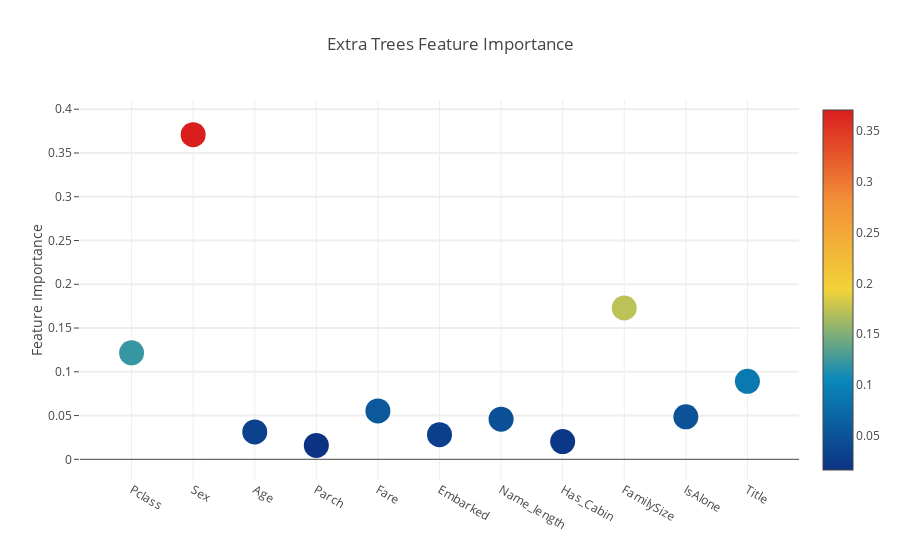

Notebook source saved alongside this figure:
### Code cell
# Scatter plot 
trace = go.Scatter(
    y = feature_dataframe['Extra Trees  feature importances'].values,
    x = feature_dataframe['features'].values,
    mode='markers',
    marker=dict(
        sizemode = 'diameter',
        sizeref = 1,
        size = 25,
#       size= feature_dataframe['AdaBoost feature importances'].values,
        #color = np.random.randn(500), #set color equal to a variable
        color = feature_dataframe['Extra Trees  feature importances'].values,
        colorscale='Portland',
        showscale=True
    ),
    text = feature_dataframe['features'].values
)
data = [trace]

layout= go.Layout(
    autosize= True,
    title= 'Extra Trees Feature Importance',
    hovermode= 'closest',
#     xaxis= dict(
#         title= 'Pop',
#         ticklen= 5,
#         zeroline= False,
#         gridwidth= 2,
#     ),
    yaxis=dict(
        title= 'Feature Importance',
        ticklen= 5,
        gridwidth= 2
    ),
    showlegend= False
)
fig = go.Figure(data=data, layout=layout)
py.iplot(fig,filename='scatter2010')

### Figure 1 — Plotly figure (JSON) as saved in the notebook; plotly's stock layout.template omitted (floating-point values rounded to 4 significant figures)
{"data": [{"marker": {"color": [0.1217, 0.371, 0.0313, 0.01592, 0.05526, 0.02816, 0.0459, 0.0203, 0.1729, 0.04854, 0.0891], "colorscale": "Portland", "showscale": true, "size": 25, "sizemode": "diameter", "sizeref": 1}, "mode": "markers", "text": ["Pclass", "Sex", "Age", "Parch", "Fare", "Embarked", "Name_length", "Has_Cabin", "FamilySize", "IsAlone", "Title"], "type": "scatter", "uid": "f619dfc6-6395-11e9-9e83-2c6fc90dae1e", "x": ["Pclass", "Sex", "Age", "Parch", "Fare", "Embarked", "Name_length", "Has_Cabin", "FamilySize", "IsAlone", "Title"], "y": [0.1217, 0.371, 0.0313, 0.01592, 0.05526, 0.02816, 0.0459, 0.0203, 0.1729, 0.04854, 0.0891]}], "layout": {"autosize": true, "hovermode": "closest", "showlegend": false, "title": "Extra Trees Feature Importance", "yaxis": {"gridwidth": 2, "ticklen": 5, "title": "Feature Importance"}}}
